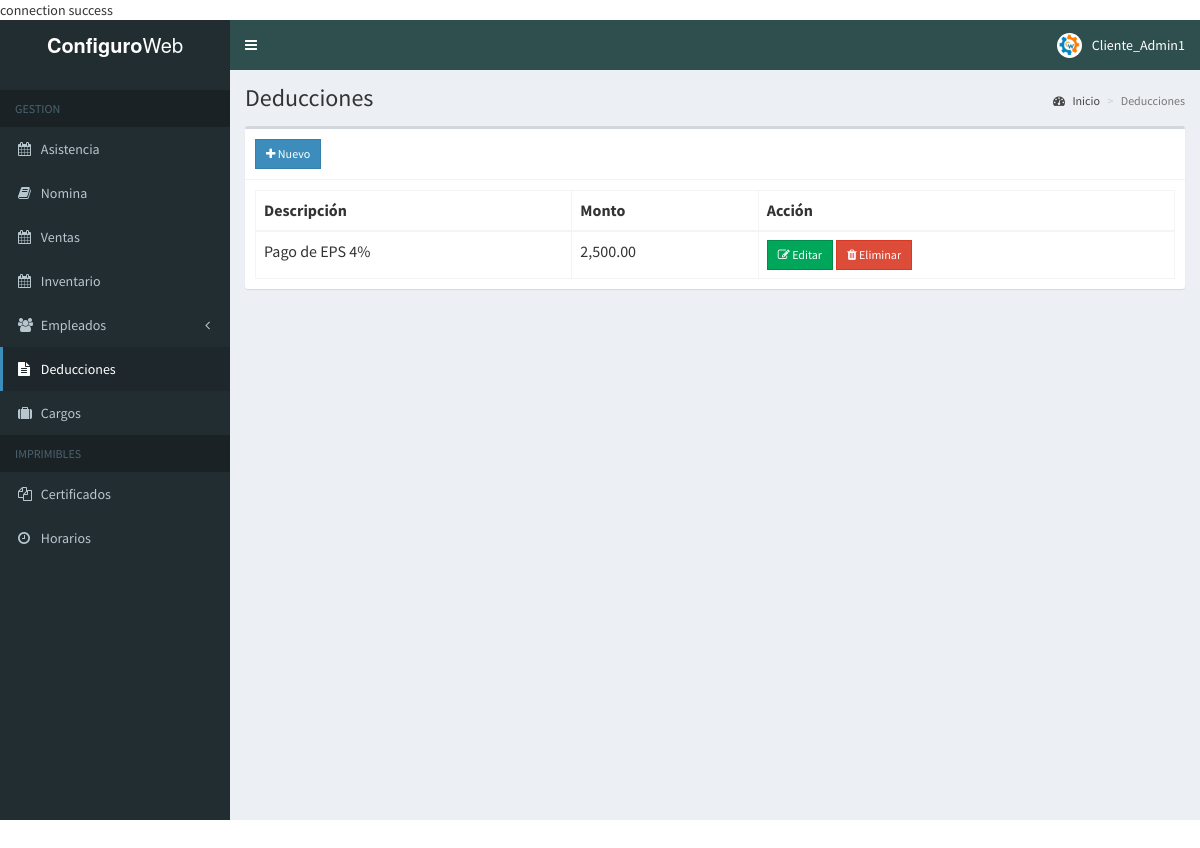
The page /admin/deduction.php (signed in) on the database its author committed.
### tables this page shows
CREATE TABLE `administrador` (`id` int(11) NOT NULL,
  `id_empleado` int(15) NOT NULL,
  `usuario` varchar(30) NOT NULL,
  `password` varchar(60) NOT NULL,
  `tipo` varchar(60) NOT NULL,
  `fecha_creacion` date NOT NULL
);

CREATE TABLE `deductions` (
  `id` int(11) NOT NULL,
  `description` varchar(100) NOT NULL,
  `amount` double NOT NULL
);

### admin/includes/session.php (called while the page is built, shortened)
<?php
	include 'includes/conn.php';
	$sql = "SELECT * FROM administrador WHERE id = '".$_SESSION['admin']."'";
	$query = $conn->query($sql);
	$user = $query->fetch_assoc();
?>

### admin/deduction.php (the view, shortened to what this page needs)
<?php include 'includes/session.php'; ?>
<?php include 'includes/header.php'; ?>
<body class="hold-transition skin-blue sidebar-mini">
<div class="wrapper">
  <?php include 'includes/navbar.php'; ?>
  <?php include 'includes/menubar.php'; ?>
  <div class="content-wrapper">
    <section class="content-header">
      <h1>
        Deducciones
      </h1>
      <ol class="breadcrumb">
        <li><a href="#"><i class="fa fa-dashboard"></i> Inicio</a></li>
        <li class="active">Deducciones</li>
      </ol>
    </section>
    <section class="content">
      <div class="row">
        <div class="col-xs-12">
          <div class="box">
            <div class="box-header with-border">
              <a href="#addnew" data-toggle="modal" class="btn btn-primary btn-sm btn-flat"><i class="fa fa-plus"></i> Nuevo</a>
            </div>
            <div class="box-body">
              <table id="example1" class="table table-bordered">
                <thead>
                  <th>Descripción</th>
                  <th>Monto</th>
                  <th>Acción</th>
                </thead>
                <tbody>
                  <?php
                    $sql = "SELECT * FROM deductions";
                    $query = $conn->query($sql);
                    while($row = $query->fetch_assoc()){
                      echo "
                        <tr>
                          <td>".$row['description']."</td>
                          <td>".number_format($row['amount'], 2)."</td>
                          <td>
                            <button class='btn btn-success btn-sm edit btn-flat' data-id='".$row['id']."'><i class='fa fa-edit'></i> Editar</button>
                            <button class='btn btn-danger btn-sm delete btn-flat' data-id='".$row['id']."'><i class='fa fa-trash'></i> Eliminar</button>
                          </td>
                        </tr>
                      ";
                    }
                  ?>
                </tbody>
              </table>
            </div>
          </div>
        </div>
      </div>
    </section>
  </div>
</div>
</body>
</html>

### admin/includes/navbar.php (shortened to what this page needs)
<header class="main-header">
    <a href="#" class="logo">
      <span class="logo-lg"><b>Configuro</b>Web</span>
    </a>
    <nav class="navbar navbar-static-top">
      <a href="#" class="sidebar-toggle" data-toggle="push-menu" role="button">
      </a>
      <div class="navbar-custom-menu">
        <ul class="nav navbar-nav">
          <li class="dropdown user user-menu">
            <a href="#" class="dropdown-toggle" data-toggle="dropdown">
              <img src="../images/logo1.jpg" class="user-image" alt="User Image">
              <span class="hidden-xs"><?php echo $user['usuario']; ?></span>
            </a>
          </li>
        </ul>
      </div>
    </nav>
  </header>

### rows shown on the page
administrador: usuario "Cliente_Admin1"
deductions: description "Pago de EPS 4%", amount "2,500.00"
